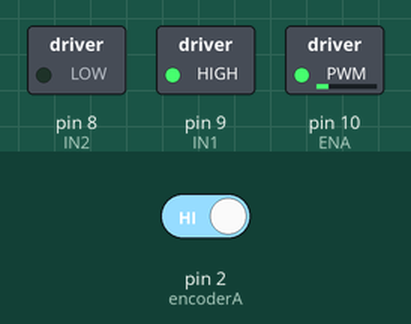
The sketch below on a simulated Arduino Uno, built with avr-gcc and run on an emulated ATmega328P. Parts: switched loads named in the sketch (green lamp = pin HIGH). Inputs (shaded band) come from the test bench; at power-on: pin 2 (encoderA) HIGH. What the sketch prints to the serial monitor is not drawn.

Above: at 0.1 s.
Timing chart, 0 to 1.6 s (numbered marks = the images above):
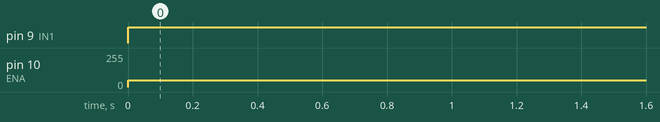

Measured:
- by itself, pin 9 (IN1): LOW → HIGH at 0.00 s
- by itself, pin 10 (ENA): 0/255 → 50/255 at 0.00 s

The sketch:

part3_drive_motor.ino
```cpp
//Code for Lab 4 part 3 driving the motor
//Callie Branyan 5/1/2019

//uses motor #3 which counts an average of 698 ticks for 1 revolution of the shaft

//Does not account for overshoot, though at slow speed it's not much

//Initialize pins
//Channel A needs to be on interrupt pin 2
const int encoderA = 2;
const int encoderB = 4;
int ENA = 10;
int IN1 = 9;
int IN2 = 8;

//Initialize variables
int ticks = 0;

void setup() {

Serial.begin(9600);

pinMode(encoderA, INPUT);
pinMode(encoderB, INPUT);
pinMode(ENA, OUTPUT);
pinMode(IN1, OUTPUT);
pinMode(IN2, OUTPUT);

//If seeing signal on Channel A, jump to interrupt to count ticks
attachInterrupt(digitalPinToInterrupt(encoderA), tick_counts, RISING);
}

void loop() {

//Start running motor with speed 50 on range of 0-255
  analogWrite(ENA, 50);

  Serial.print("Ticks = ");
  Serial.println(ticks);

//Change direction when passing 1000 ticks
  if(ticks >= 1000)  {
    digitalWrite(IN1, LOW);
    digitalWrite(IN2, HIGH);
  }
//Change direction when passing 0 ticks
  if(ticks <= 0)  {
    digitalWrite(IN1, HIGH);
    digitalWrite(IN2, LOW);
  }
delay(100);

}

//function for counting ticks depending on state of Encoder Channel B
//Based on a check on an initial guess, my Channel B is HIGH when turning the shaft CW and low when turning CCW
void tick_counts() {
  if(digitalRead(encoderB) == HIGH)  {
    ticks = ticks - 1;
  }
  else {
    ticks = ticks + 1;
  }

}
```
